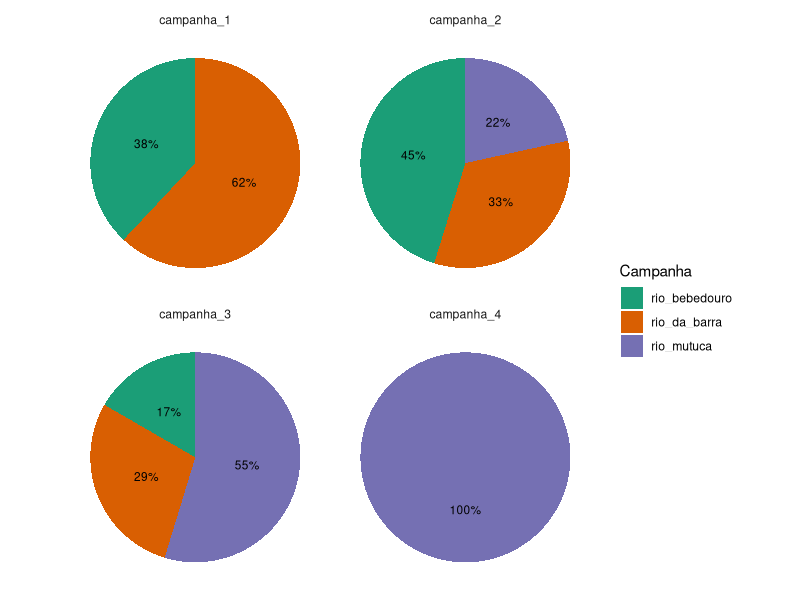
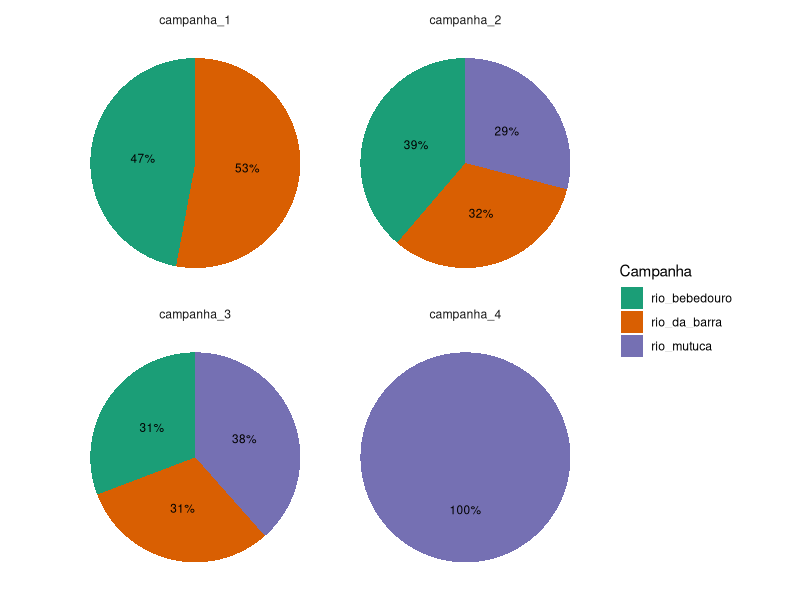
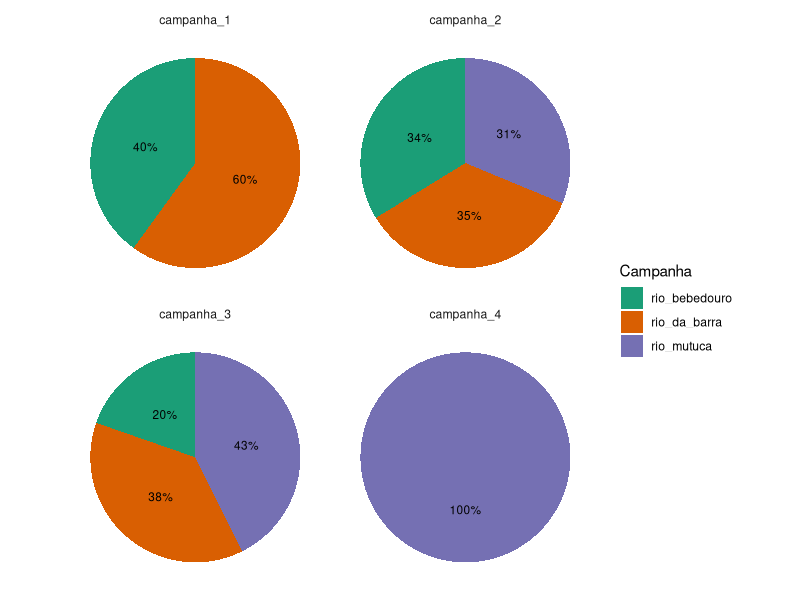

Generate these figures, in order, with R:
# Resumo da base de dados. Agora considerando rio e campanha
# Quantos insetos foram coletados? (Por rio e campanha)
# Qual a riqueza de classes, ordens e familias? (Por rio e campanha)


############################### Ambiente #######################################
library(tidyverse)
library(ggpubr)

# setwd("C:/Users/Giovana/Desktop/mestrado_giovana/")

# Pasta de tabelas
pasta_tabelas <- "tabelas/cap1/dados_descritivos/"
if (!dir.exists(pasta_tabelas)) {
  dir.create(pasta_tabelas, recursive = TRUE)
}

# Pasta de figuras
pasta_figuras <- "figuras/cap1/dados_descritivos/"
if (!dir.exists(pasta_figuras)) {
  dir.create(pasta_figuras, recursive = TRUE)
}

cores <- c(
  "rio_bebedouro" = "#1B9E77",
  "rio_da_barra" = "#D95F02",
  "rio_mutuca" = "#7570B3",
  "rio_carrapicho" = "#E7298A",
  "rio_da_serra" = "#66A61E"
)


######################## Carregar e Limpar Dados ###############################
rios <- c("rio_bebedouro", "rio_da_barra", "rio_mutuca")
amostras_descartadas <- c("RiodaBarra-P1")
metodos <- c("D Net", "Pool Net", "Sieve")

df_cru <- read_csv("dados/processado/imaturos_piata_limpo.csv")

df <- df_cru %>%
  filter(rio %in% rios) %>%
  filter(!locality_name %in% amostras_descartadas) %>%
  filter(method %in% metodos) %>%
  group_by(campanha, rio, locality_name) %>%
  filter(all(metodos %in% method)) %>%
  ungroup()

####################### Particionamento das campanhas ##########################


#---------------------------------- Abundancia ---------------------------------
sumario_especimes <- df %>%
  group_by(rio, campanha) %>% 
  summarise(abundancia_especimes = sum(abundance)) %>%
  ungroup() %>%
  group_by(campanha) %>%
  mutate(abundancia_total_da_campanha = sum(abundancia_especimes)) %>%
  ungroup() %>%
  mutate(
    abundancia_relativa_a_campanha = 
      abundancia_especimes / abundancia_total_da_campanha
  )

write_csv(
  sumario_especimes,
  file.path(pasta_tabelas, "rio_campanha_sumario_abundancia.csv")
)


plot_especimes <- 
  ggplot(
    sumario_especimes, 
    aes(x = "", y = abundancia_relativa_a_campanha, fill = rio)
  ) +
  geom_bar(stat = "identity", width = 1) +
  coord_polar(theta = "y") +
  facet_wrap(~ campanha) +
  labs(x = NULL, y = NULL, fill = "Campanha") +
  geom_text(
    aes(label = paste0(round(abundancia_relativa_a_campanha, 2) * 100, "%")),
    position = position_stack(vjust = 0.5), 
    size = 3
  ) +
  theme_minimal() +
  scale_fill_manual(values = cores) +
  theme(legend.position = "right") +
    theme(
    legend.position = "right",
    axis.text = element_blank(),
    axis.ticks = element_blank(),
    panel.grid = element_blank()
  ) 

ggsave(
  file.path(pasta_figuras, "piechart_abundancia_POR_rio_campanha.png"),
  plot_especimes,
  width = 10,
  height = 6
)

#--------------------------------- Riqueza Ordens ------------------------------

sumario_riqueza_ordens <- df %>%
  group_by(rio, campanha) %>% 
  summarise(
    riqueza_ordem = n_distinct(order)
  ) %>%
  ungroup() %>%
  group_by(campanha) %>%
  mutate(riqueza_total_da_campanha = sum(riqueza_ordem)) %>%
  ungroup() %>%
  mutate(riqueza_relativa_a_campanha = riqueza_ordem / riqueza_total_da_campanha)

write_csv(
  sumario_riqueza_ordens,
  file.path(pasta_tabelas, "rio_campanha_sumario_riqueza_ordens.csv")
)

plot_riqueza_ordens <-
  ggplot(
    sumario_riqueza_ordens,
    aes(x = "", y = riqueza_relativa_a_campanha, fill = rio)
  ) +
  geom_bar(stat = "identity", width = 1) +
  coord_polar(theta = "y") +
  facet_wrap(~ campanha) +
  labs(x = NULL, y = NULL, fill = "Campanha") +
  geom_text(
    aes(label = paste0(round(riqueza_relativa_a_campanha, 2) * 100, "%")),
    position = position_stack(vjust = 0.5), 
    size = 3
  ) +
  theme_minimal() +
  scale_fill_manual(values = cores) +
  theme(legend.position = "right") +
  theme(
    legend.position = "right",
    axis.text = element_blank(),
    axis.ticks = element_blank(),
    panel.grid = element_blank()
  ) 

ggsave(
  file.path(pasta_figuras, "piechart_riqueza_ordens_POR_rio_campanha.png"),
  plot_riqueza_ordens,
  width = 10,
  height = 6
)



#------------------------------ Riqueza Familias -------------------------------
sumario_riqueza_familia <- df %>%
  group_by(rio, campanha) %>% 
  summarise(riqueza_familia = n_distinct(family)) %>%
  ungroup() %>%
  group_by(campanha) %>%
  mutate(riqueza_total_da_campanha = sum(riqueza_familia)) %>%
  ungroup() %>%
  mutate(
    riqueza_relativa_a_campanha = riqueza_familia / riqueza_total_da_campanha
  )

write_csv(
  sumario_riqueza_familia,
  file.path(pasta_tabelas, "rio_campanha_sumario_riqueza_familias.csv")
)


plot_riqueza_familias <- 
  ggplot(
    sumario_riqueza_familia, 
    aes(x = "", y = riqueza_relativa_a_campanha, fill = rio)
  ) +
  geom_bar(stat = "identity", width = 1) +
  coord_polar(theta = "y") +
  facet_wrap(~ campanha) +
  labs(x = NULL, y = NULL, fill = "Campanha") +
  geom_text(
    aes(label = paste0(round(riqueza_relativa_a_campanha, 2) * 100, "%")),
    position = position_stack(vjust = 0.5), 
    size = 3
  ) +
  theme_minimal() +
  scale_fill_manual(values = cores) +
  theme(legend.position = "right") +
    theme(
    legend.position = "right",
    axis.text = element_blank(),
    axis.ticks = element_blank(),
    panel.grid = element_blank()
  )

ggsave(
  file.path(pasta_figuras, "piechart_riqueza_familias_POR_rio_campanha.png"),
  plot_riqueza_familias,
  width = 10,
  height = 6
)

############################### Analise dos Taxons #############################
# ----------------------------------  Rio --------------------------------------
sumario_ordens_rio <- df %>%
  group_by(rio, order) %>%
  summarise(abundancia_ordem = sum(abundance)) %>%
  ungroup() %>%
  group_by(rio) %>%
  mutate(abundancia_total_macroinvertebrados = sum(abundancia_ordem)) %>%
  ungroup() %>%
  mutate(
    abundancia_relativa_ordem = abundancia_ordem /
      abundancia_total_macroinvertebrados
  )
write_csv(
  sumario_ordens_rio,
  file.path(pasta_tabelas, "rio_sumario_abundancia_ordens.csv")
)


sumario_familias_rio <- df %>%
  group_by(rio, family) %>%
  summarise(abundancia_familia = sum(abundance)) %>%
  ungroup() %>%
  group_by(rio) %>%
  mutate(abundancia_total_macroinvertebrados = sum(abundancia_familia)) %>%
  ungroup() %>%
  mutate(
    abundancia_relativa_familia = abundancia_familia /
      abundancia_total_macroinvertebrados
  )
write_csv(
  sumario_familias_rio,
  file.path(pasta_tabelas, "rio_sumario_abundancia_familias.csv")
)


# -------------------------------  Rio e Local ---------------------------------
sumario_ordens_rio_local <- df %>%
  group_by(rio, locality_name, order) %>%
  summarise(abundancia_ordem = sum(abundance)) %>%
  ungroup() %>%
  group_by(rio, locality_name) %>%
  mutate(abundancia_total_macroinvertebrados = sum(abundancia_ordem)) %>%
  ungroup() %>%
  mutate(
    abundancia_relativa_ordem = abundancia_ordem /
    abundancia_total_macroinvertebrados
  )
write_csv(
  sumario_ordens_rio_local,
  file.path(pasta_tabelas, "ponto_rio_sumario_abundancia_ordens.csv")
)

sumario_familias_rio_local <- df %>%
  group_by(rio, locality_name, family) %>%
  summarise(abundancia_familia = sum(abundance)) %>%
  ungroup() %>%
  group_by(rio, locality_name) %>%
  mutate(abundancia_total_macroinvertebrados = sum(abundancia_familia)) %>%
  ungroup() %>%
  mutate(
    abundancia_relativa_familia = abundancia_familia /
    abundancia_total_macroinvertebrados
  )
write_csv(
  sumario_familias_rio_local,
  file.path(pasta_tabelas, "ponto_rio_sumario_abundancia_familias.csv")
)


# ------------------------------- Rio Local e Campanha -------------------------
